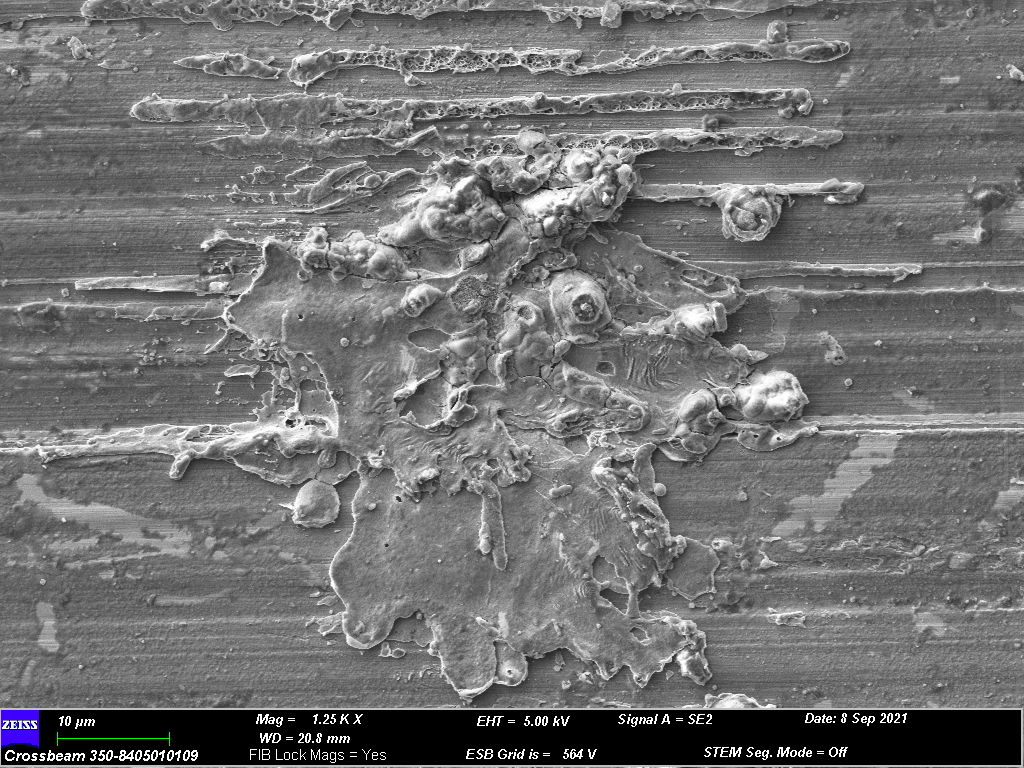
#> input picture images/210908 10 H262.tif, 1024 x 768 px
$ python splat5.py   (older library calls are emulated)
#> lines starting #> are read from the running program, lines starting #| are printed output that depends on the picture
# Author: Juan Zapata (Universidad Politécnica de Cartagena)

# Use python splat4 -i images/image.xxx -c x
# Default use python splat4 with M3C102.bmp locates in ./images


# import the necessary packages
import argparse
import cv2
from PIL import Image, ImageEnhance
import numpy as np
import matplotlib.pyplot as plt

# construct the argument parser and parse the arguments
ap = argparse.ArgumentParser()
ap.add_argument("-i", "--image", default="images/210908 10 H262.tif",
	help="path to input image")
ap.add_argument("-c", "--connectivity", type=int, default=8,
	help="connectivity for connected component analysis")
args = vars(ap.parse_args())

# START:

# Reading
img = cv2.imread(args["image"])
#> img is the input picture: shape (768, 1024, 3); mean B, G, R 114.2, 113.9, 114
rows,cols,ch = img.shape
#> rows = 768; cols = 1024; ch = 3
plt.title('Original Image')
plt.imshow(img)
plt.show()

# Cropping
img = img[0:rows-70,0:cols]
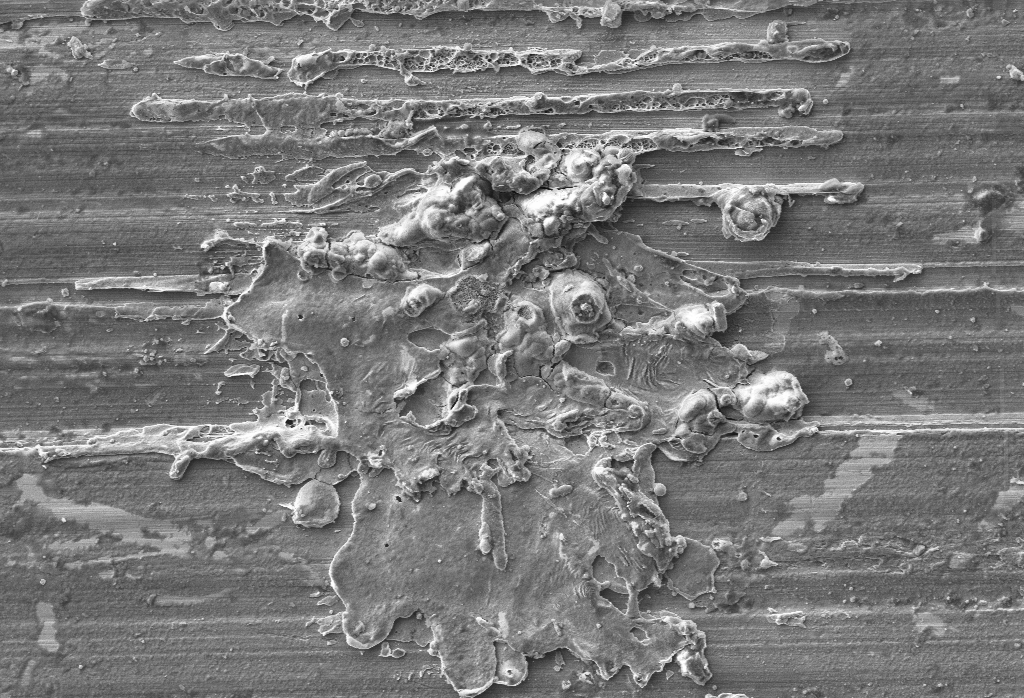
#> img: shape (698, 1024, 3); min 17, max 255, mean 120.8
plt.title('Cropped Image')
plt.imshow(img)
plt.show()

# Resizing
img_res = cv2.resize(
	img,
	(int(cols*0.4), int(rows*0.4)),
	interpolation = cv2.INTER_NEAREST
)
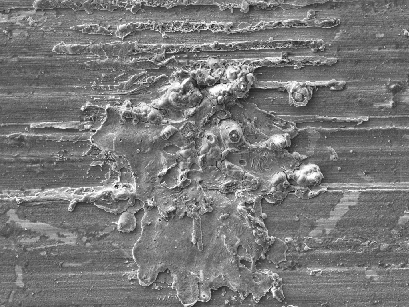
#> img_res: shape (307, 409, 3); min 17, max 255, mean 120.7
plt.title('Resize Image')
plt.imshow(img_res)
plt.savefig('images/Resize Image.png')
plt.show()

# Adjust Contrast 1%
# Image brightness enhancer
# Notice the COLOR_BGR2RGB which means that the color is
# converted from BGR to RGB
img_con = cv2.cvtColor(img_res, cv2.COLOR_BGR2RGB)
img_pil = Image.fromarray(img_con)
#img_pil.show()

enhancer = ImageEnhance.Contrast(img_pil)

factor = 1.1 #gives original image
img_pil_enh = enhancer.enhance(factor)
img_enh = np.asarray(img_pil_enh)

plt.title('Enhanced Image')
plt.imshow(img_enh)
plt.savefig('images/Enhanced Image.png')
plt.show()

# # or
# img_enh2 = (((img_res - img_res.min()) / (img_res.max() - img_res.min())) **
#            1) * (0.95 - 0.05) + 0.05
#
# plt.title('Enhaced Image 2')
# plt.imshow(img_enh2)
# plt.show()

# Thresholding
#
img_gray = cv2.cvtColor(img_enh, cv2.COLOR_RGB2GRAY)
plt.title('Gray Image')
plt.imshow(img_gray, cmap = 'gray')
plt.savefig('images/Gray Image.png')
plt.show()

img_blur = cv2.medianBlur(img_gray, 5)
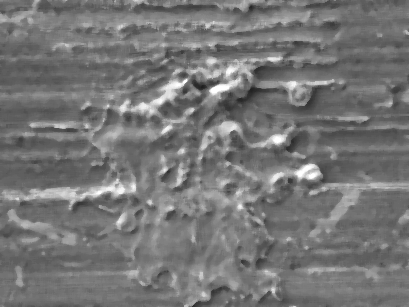
#> img_blur: shape (307, 409); min 30, max 255, mean 117.7

plt.title('Blur Image')
plt.imshow(img_blur, cmap = 'gray')
plt.savefig('images/Blur Image.png')
plt.show()


# img_thr = cv2.adaptiveThreshold(
# img_blur, 255, cv2.ADAPTIVE_THRESH_MEAN_C, cv2.THRESH_BINARY, 11, 2)
# img_thr = cv2.adaptiveThreshold( img_blur, 128, cv2.ADAPTIVE_THRESH_GAUSSIAN_C,cv2.THRESH_BINARY_INV|cv2.THRESH_BINARY, 11, 2)
# img_thr = cv2.threshold(img_blur, 0, 255, cv2.THRESH_BINARY_INV | cv2.THRESH_OTSU)[1]

plt.title('Thresholding Image')
#> (the run stopped early here; a loop or call above may not have finished)

$ run again, with images/210908 10 H273.tif copied over images/210908 10 H262.tif
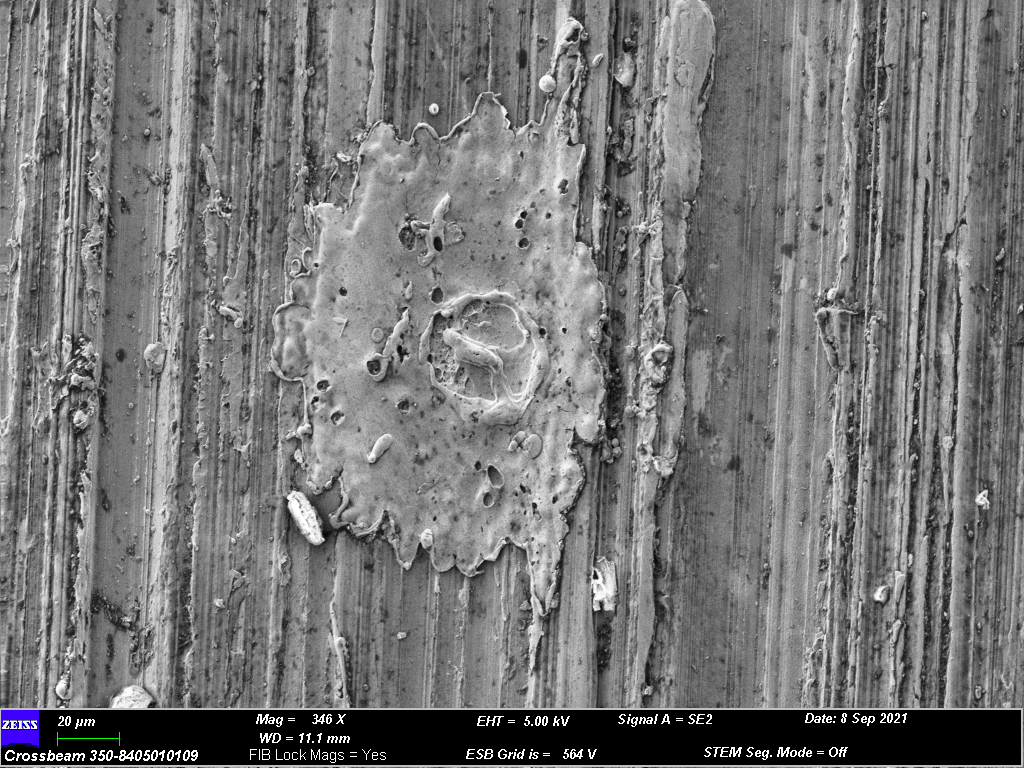
#> input picture images/210908 10 H273.tif, 1024 x 768 px
#> img is the input picture: shape (768, 1024, 3); mean B, G, R 118.3, 118, 118
#> `img = img[0:rows-70,0:cols]`:
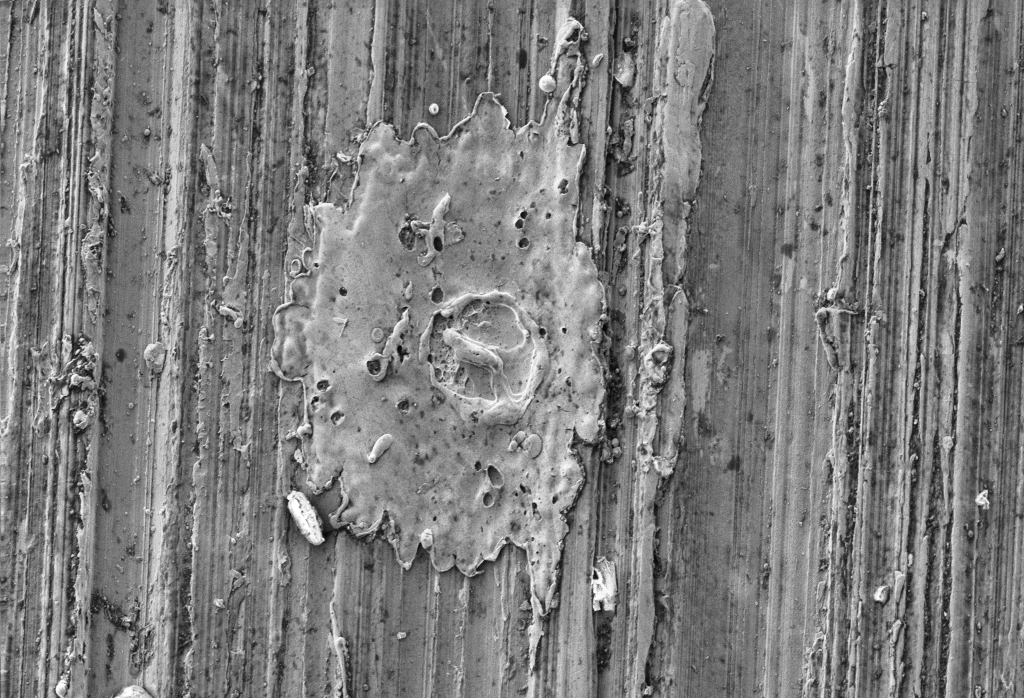
#> img: shape (698, 1024, 3); min 3, max 255, mean 125.2
#> `img_blur = cv2.medianBlur(img_gray, 5)`:
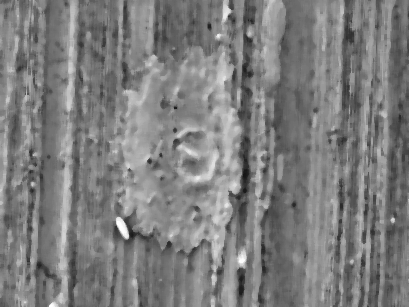
#> img_blur: shape (307, 409); min 22, max 255, mean 125.4

$ run again, with images/650 12H 1  006.tif copied over images/210908 10 H262.tif
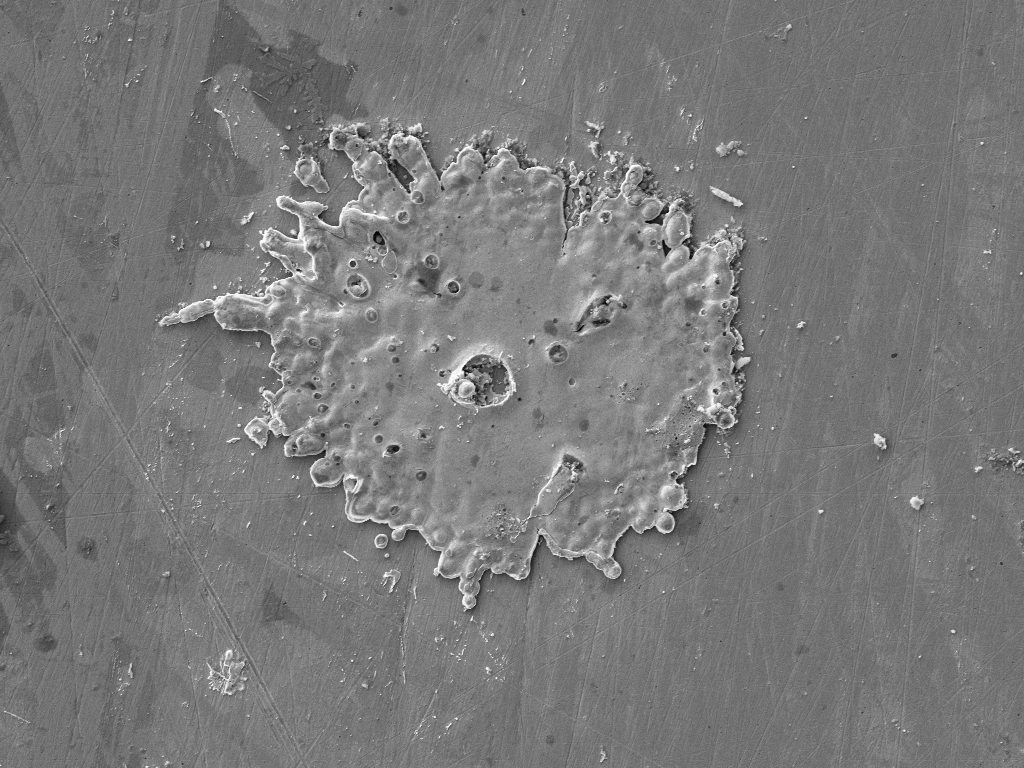
#> input picture images/650 12H 1  006.tif, 1024 x 768 px
#> img is the input picture: shape (768, 1024, 3); min 4, max 255, mean 121.1
#> `img = img[0:rows-70,0:cols]`:
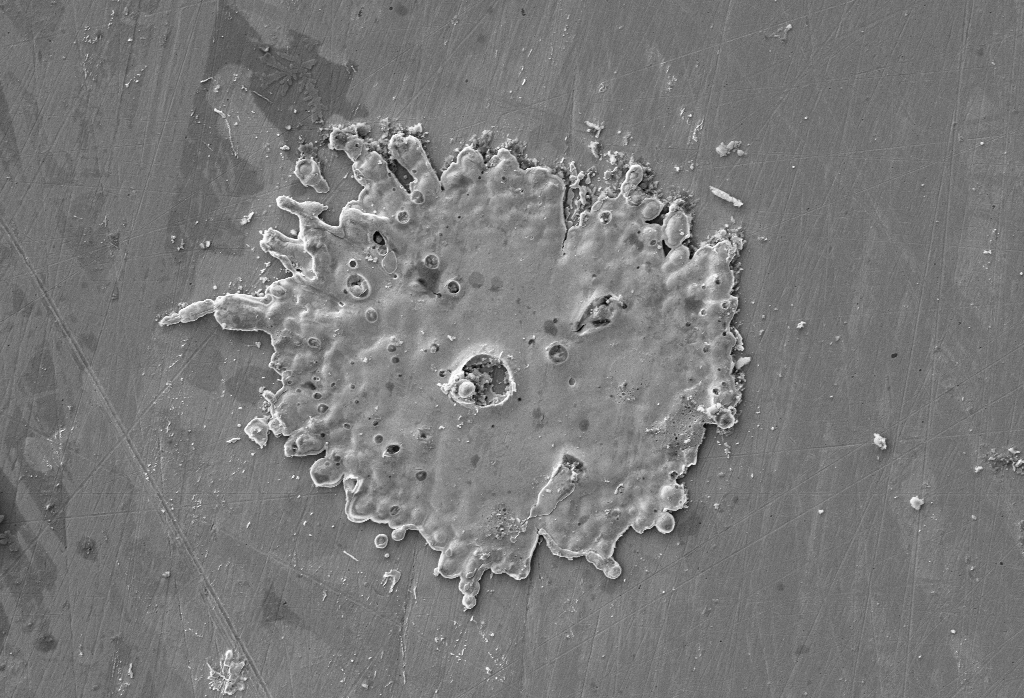
#> img: shape (698, 1024, 3); min 4, max 255, mean 121.4
#> `img_blur = cv2.medianBlur(img_gray, 5)`:
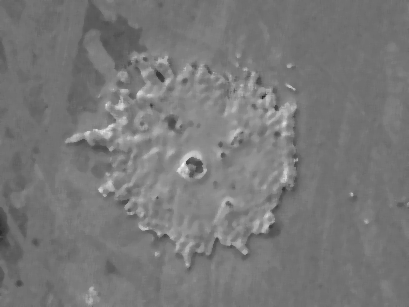
#> img_blur: shape (307, 409); min 40, max 248, mean 120.1
